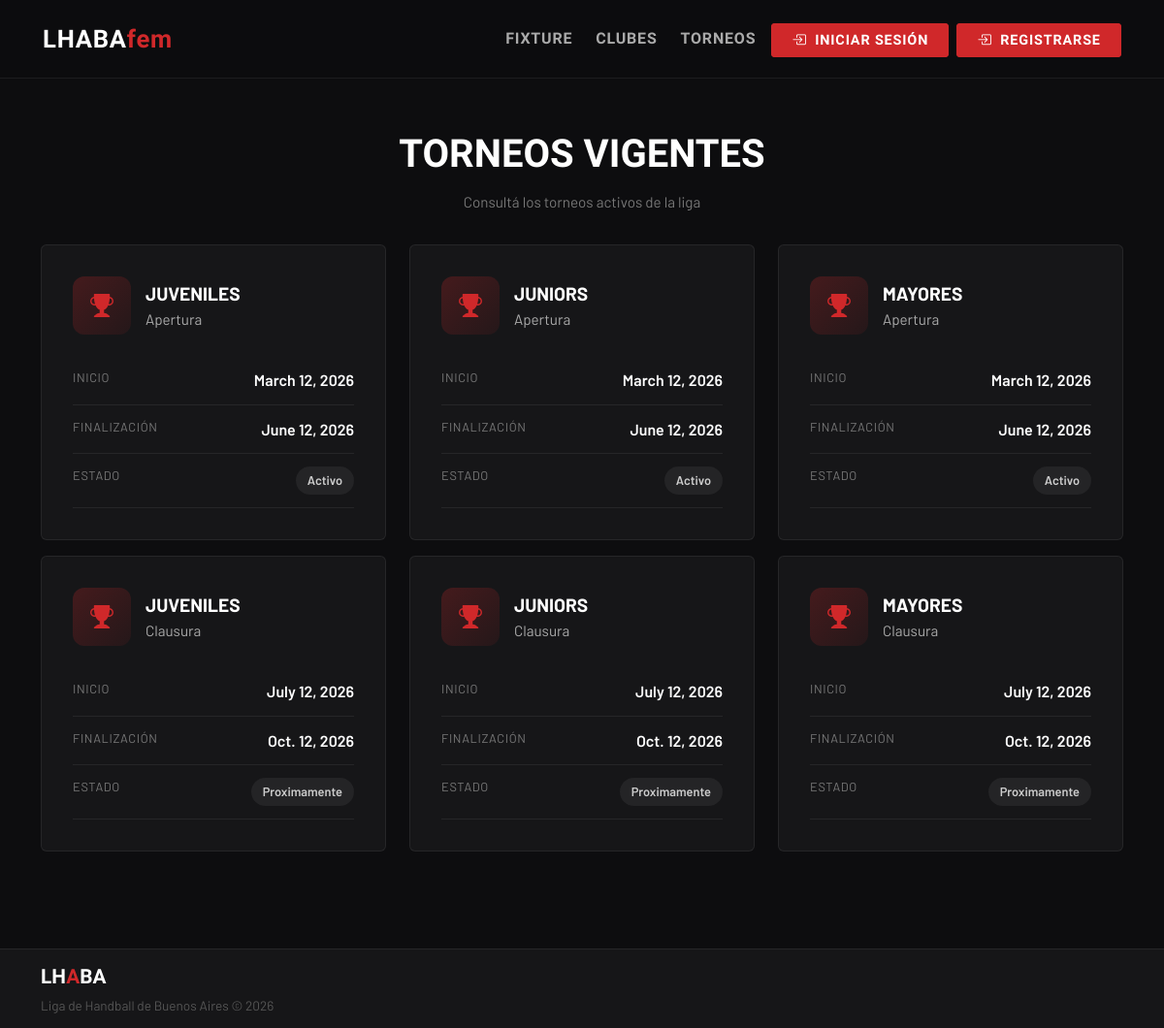
Page /torneos/ on the committed database.
### torneos/models.py (models this page shows, shortened)
class Torneo(models.Model):
    id = models.AutoField(primary_key=True)
    torneo_id = models.CharField(max_length=20, unique=True, blank=True)
    temporada = models.CharField()
    nombre = models.CharField()
    fecha_inicio = models.DateField()
    fecha_fin = models.DateField()
    categoria = models.ForeignKey(
        Categoria,
        on_delete=models.CASCADE
    )
    estado = models.CharField(default='Inactivo')

### clubes/models.py (models this page shows, shortened)
class Categoria(models.Model):
    id_categoria = models.AutoField(primary_key=True)
    nombre_categoria = models.CharField(max_length=30)

### torneos/views.py (the view)
# urls.py: path("torneos/", torneos_listar,name="torneos_listar"),
def torneos_listar(request):
    torneos = Torneo.objects.all()
    contexto = {
        "torneos" : torneos
    }
    return render(request, "torneos/torneos_listar.html", contexto)

### torneos/templates/torneos/torneos_listar.html (shortened to what this page needs)
{% extends 'index.html' %}
{% block princ_content %}
<div class="container-xl torneos-container">
  <div class="page-header">
    <div class="page-title">
      Torneos vigentes
    </div>
    <div class="page-subtitle">
      Consultá los torneos activos de la liga
    </div>
  </div>
  <div class="row g-4">
    {% for torneo in torneos %}
      <div class="col-md-6 col-lg-4">
        <a href="{% url 'torneo_detail' torneo.torneo_id %}" class="torneo-link">
          <div class="card-detail torneo-card">
            <div class="torneo-header">
              <div class="torneo-icon">
                <i class="bi bi-trophy-fill"></i>
              </div>
              <div>
                <div class="torneo-categoria">
                  {{ torneo.categoria.nombre_categoria }}
                </div>
                <div class="torneo-temporada">
                  {{ torneo.temporada }} {{ torneo.anio }}
                </div>
              </div>
            </div>
            <div class="detail-row">
              <div class="detail-label">Inicio</div>
              <div class="detail-value">{{ torneo.fecha_inicio }}</div>
            </div>
            <div class="detail-row">
              <div class="detail-label">Finalización</div>
              <div class="detail-value">
                {{ torneo.fecha_fin }}
              </div>
            </div>
            <div class="detail-row">
              <div class="detail-label">Estado</div>
              <div class="detail-value">
                <span class="status-badge">{{ torneo.estado }}</span>
              </div>
            </div>
          </div>
        </a>
      </div>
    {% endfor %}
  </div>
</div>
{% endblock %}

### templates/index.html (style rules this page uses)
:root { --lhaba-red: #D0282A; --lhaba-red-dark: #A01E20; --lhaba-gold: #E8A020; --bg-dark: #0D0D0F; --bg-card: #161618; --bg-card-hover: #1E1E22; --border-subtle: rgba(255,255,255,0.07); }
* { box-sizing: border-box; }
body { background-color: var(--bg-dark); font-family: 'Barlow', sans-serif; color: #E0E0E0; min-height: 100vh; overflow-x: hidden; display: flex; flex-direction: column; }
html, body { height: 100%; }
.page-header { padding: 3rem 0 2rem; text-align: center; }
.page-title { font-family: 'Barlow Condensed', sans-serif; font-weight: 800; font-size: 2.8rem; text-transform: uppercase; color: #fff; }
.page-subtitle { color: #777; margin-top: 0.5rem; font-size: 0.95rem; }
.page-title { font-family: 'Barlow Condensed', sans-serif; font-weight: 800; font-size: 2.5rem; text-transform: uppercase; color: #fff; }
.card-detail { max-width: 700px; margin: 0 auto; background-color: var(--bg-card); border: 1px solid var(--border-subtle); border-radius: 6px; padding: 2rem; }
.detail-row { display: flex; justify-content: space-between; padding: 0.8rem 0; border-bottom: 1px solid var(--border-subtle); }
.detail-label { font-size: 0.8rem; color: #777; text-transform: uppercase; letter-spacing: 0.05em; }
.detail-value { font-weight: 600; color: #fff; text-align: right; }
.row.g-4 { --bs-gutter-y: 1rem; }
.container-xl { position: relative; z-index: 1; }

### torneos/templates/torneos/torneos_listar.html (style rules this page uses)
.torneo-link { text-decoration: none; display: block; color: inherit; }
.torneo-card { height: 100%; transition: all 0.25s ease; }
.torneo-header { display: flex; align-items: center; gap: 15px; margin-bottom: 22px; }
.torneo-icon { width: 60px; height: 60px; border-radius: 12px; background: linear-gradient( 135deg, rgba(208,40,42,0.25), rgba(208,40,42,0.08) ); display: flex; align-items: center; justify-content: center; color: var(--lhaba-red); font-size: 1.5rem; }
.torneo-categoria { color: #fff; font-size: 1.2rem; font-weight: 700; text-transform: uppercase; }
.torneo-temporada { color: #aaa; font-size: 0.95rem; }
.status-badge { display: inline-flex; align-items: center; padding: 5px 12px; border-radius: 30px; font-size: 0.8rem; background-color: rgba(255,255,255,0.06); color: #ccc; }
.torneos-container { padding-bottom: 100px; }

### rows in the picture
Torneo: categoria.nombre_categoria "JUVENILES", temporada "Apertura", fecha_inicio "March 12, 2026", fecha_fin "June 12, 2026", estado "Activo"
Torneo: categoria.nombre_categoria "JUNIORS", temporada "Apertura", fecha_inicio "March 12, 2026", fecha_fin "June 12, 2026", estado "Activo"
Torneo: categoria.nombre_categoria "MAYORES", temporada "Apertura", fecha_inicio "March 12, 2026", fecha_fin "June 12, 2026", estado "Activo"
Torneo: categoria.nombre_categoria "JUVENILES", temporada "Clausura", fecha_inicio "July 12, 2026", fecha_fin "Oct. 12, 2026", estado "Proximamente"
Torneo: categoria.nombre_categoria "JUNIORS", temporada "Clausura", fecha_inicio "July 12, 2026", fecha_fin "Oct. 12, 2026", estado "Proximamente"
Torneo: categoria.nombre_categoria "MAYORES", temporada "Clausura", fecha_inicio "July 12, 2026", fecha_fin "Oct. 12, 2026", estado "Proximamente"
